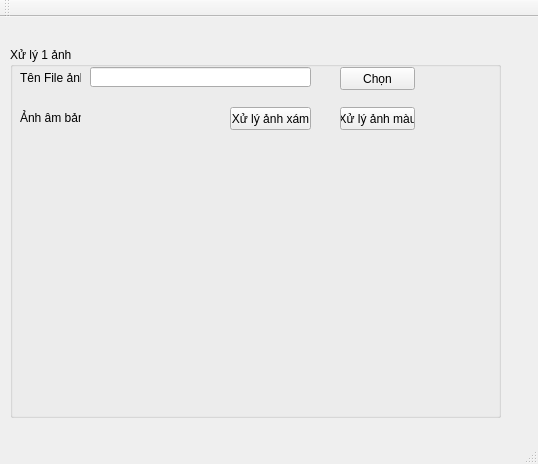
<?xml version="1.0" encoding="UTF-8"?>
<ui version="4.0">
 <class>MainWindow</class>
 <widget class="QMainWindow" name="MainWindow">
  <property name="geometry">
   <rect>
    <x>0</x>
    <y>0</y>
    <width>538</width>
    <height>464</height>
   </rect>
  </property>
  <property name="windowTitle">
   <string>MainWindow</string>
  </property>
  <widget class="QWidget" name="centralWidget">
   <widget class="QGroupBox" name="XL_1Anh">
    <property name="geometry">
     <rect>
      <x>10</x>
      <y>30</y>
      <width>491</width>
      <height>371</height>
     </rect>
    </property>
    <property name="minimumSize">
     <size>
      <width>491</width>
      <height>371</height>
     </size>
    </property>
    <property name="maximumSize">
     <size>
      <width>491</width>
      <height>371</height>
     </size>
    </property>
    <property name="title">
     <string>Xử lý 1 ảnh</string>
    </property>
    <widget class="QLabel" name="lb_FileName">
     <property name="geometry">
      <rect>
       <x>10</x>
       <y>20</y>
       <width>61</width>
       <height>21</height>
      </rect>
     </property>
     <property name="text">
      <string>Tên File ảnh</string>
     </property>
    </widget>
    <widget class="QLineEdit" name="ln_filename">
     <property name="geometry">
      <rect>
       <x>80</x>
       <y>20</y>
       <width>221</width>
       <height>20</height>
      </rect>
     </property>
    </widget>
    <widget class="QPushButton" name="browse">
     <property name="geometry">
      <rect>
       <x>330</x>
       <y>20</y>
       <width>75</width>
       <height>23</height>
      </rect>
     </property>
     <property name="text">
      <string>Chọn</string>
     </property>
    </widget>
    <widget class="QLabel" name="lb_AmBan">
     <property name="geometry">
      <rect>
       <x>10</x>
       <y>60</y>
       <width>61</width>
       <height>21</height>
      </rect>
     </property>
     <property name="text">
      <string>Ảnh âm bản</string>
     </property>
    </widget>
    <widget class="QPushButton" name="ab_xam">
     <property name="geometry">
      <rect>
       <x>220</x>
       <y>60</y>
       <width>81</width>
       <height>23</height>
      </rect>
     </property>
     <property name="text">
      <string>Xử lý ảnh xám</string>
     </property>
    </widget>
    <widget class="QPushButton" name="ab_mau">
     <property name="geometry">
      <rect>
       <x>330</x>
       <y>60</y>
       <width>75</width>
       <height>23</height>
      </rect>
     </property>
     <property name="text">
      <string>Xử lý ảnh màu</string>
     </property>
    </widget>
   </widget>
  </widget>
  <widget class="QMenuBar" name="menuBar">
   <property name="geometry">
    <rect>
     <x>0</x>
     <y>0</y>
     <width>538</width>
     <height>21</height>
    </rect>
   </property>
  </widget>
  <widget class="QToolBar" name="mainToolBar">
   <attribute name="toolBarArea">
    <enum>TopToolBarArea</enum>
   </attribute>
   <attribute name="toolBarBreak">
    <bool>false</bool>
   </attribute>
  </widget>
  <widget class="QStatusBar" name="statusBar"/>
 </widget>
 <layoutdefault spacing="6" margin="11"/>
 <resources/>
 <connections/>
</ui>
